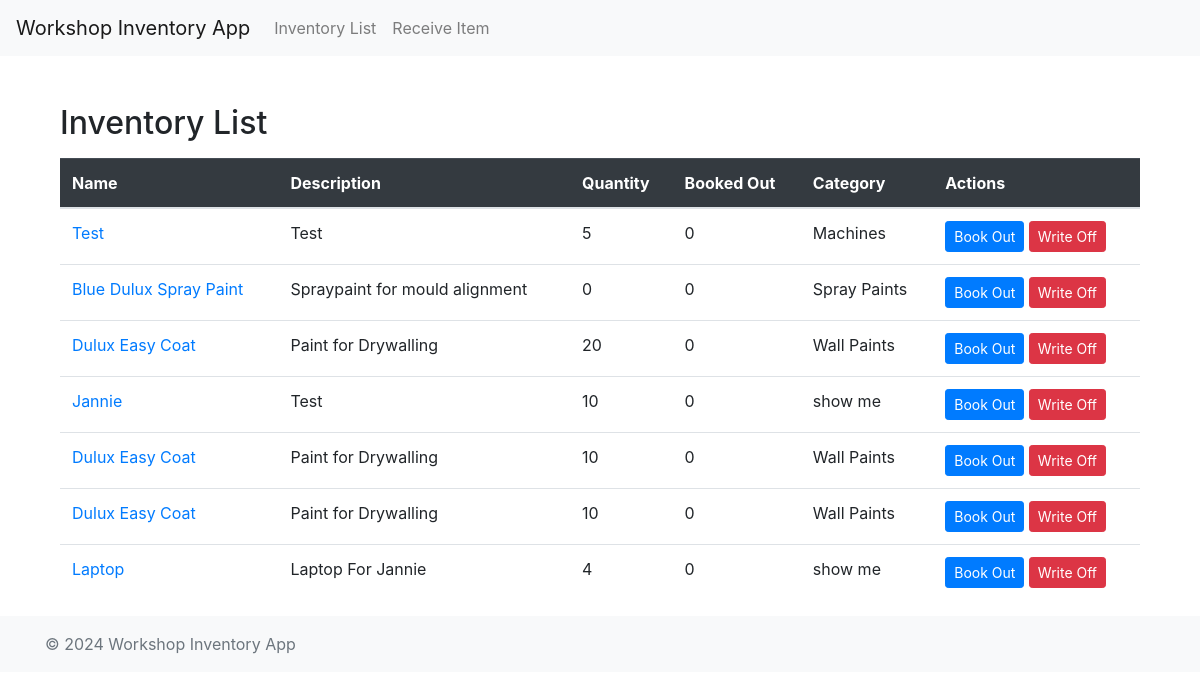
The app's page /inventory/, older data.
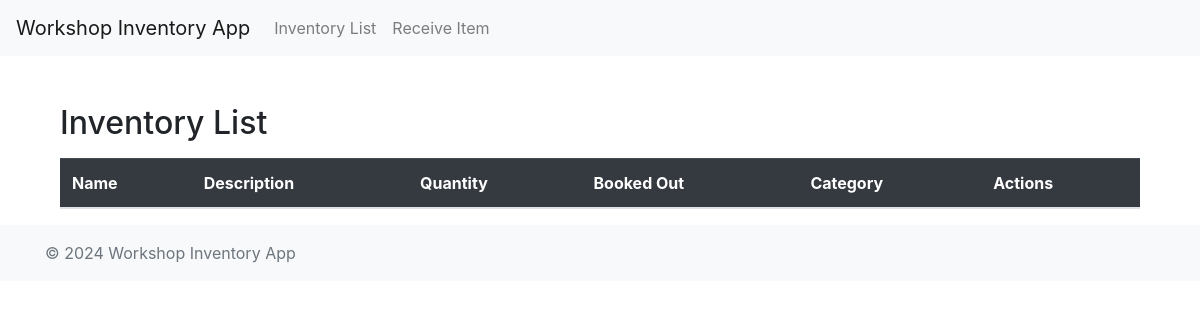
The same page, newer data.
### app/models.py (models this page shows)
class Item(db.Model):
    id = db.Column(db.Integer, primary_key=True)
    name = db.Column(db.String(128), nullable=False)
    description = db.Column(db.String(256))
    quantity = db.Column(db.Integer, default=0)
    category = db.Column(db.String(64), nullable=False)  # e.g., 'tool' or 'consumable'
    supplier_part_no = db.Column(db.String(128))  # New field
    invoice_no = db.Column(db.String(128))  # New field
    supplier_id = db.Column(db.Integer, db.ForeignKey('supplier.id'))
    supplier = db.relationship('Supplier', backref=db.backref('items', lazy=True))
    amount = db.Column(db.Numeric(precision=10, scale=2))
    booked_out = db.Column(db.Integer, default=0)  # New field to track booked out quantity
    transactions = db.relationship('Transaction', backref='item', lazy=True)
    image_filename = db.Column(db.String(256))
    bin_assignment = db.Column(db.String(128))  # New field for bin assignment
    bulk_bin_assignment = db.Column(db.String(128))

### app/routes.py (the view)
@bp.route('/')
def index():
    items = Item.query.all()
    return render_template('inventory_list.html', items=items)

### app/templates/inventory_list.html (shortened to what this page needs)
{% extends 'base.html' %}
{% block content %}
<div class="container mt-5">
    <h2 class="mb-3">Inventory List</h2>
    <div class="table-responsive">
        <table class="table table-hover">
            <thead class="table-dark">
                <tr>
                    <th>Name</th>
                    <th>Description</th>
                    <th>Quantity</th>
                    <th>Booked Out</th>
                    <th>Category</th>
                    <th>Actions</th>
                </tr>
            </thead>
            <tbody>
                {% for item in items %}
                <tr>
                    <td><a href="{{ url_for('inventory.item_details', item_id=item.id) }}">{{ item.name }}</a></td>
                    <td>{{ item.description }}</td>
                    <td>{{ item.quantity }}</td>
                    <td>{{ item.booked_out }}</td>
                    <td>{{ item.category }}</td>
                    <td>
                        <button class="btn btn-primary btn-sm book-out-btn" data-item-id="{{ item.id }}" data-toggle="modal" data-target="#bookOutModal">Book Out</button>
                        <a href="{{ url_for('inventory.write_off_item', item_id=item.id) }}" class="btn btn-danger btn-sm">Write Off</a>
                    </td>
                </tr>
                {% endfor %}
            </tbody>
        </table>
    </div>
</div>
{% endblock %}

### app/templates/base.html (shortened to what this page needs)
<!DOCTYPE html>
<html lang="en">
<head>
    <link rel="stylesheet" href="https://stackpath.bootstrapcdn.com/bootstrap/4.5.2/css/bootstrap.min.css">
    <link rel="stylesheet" href="{{ url_for('static', filename='css/main.css') }}">
</head>
<body>
    <header>
        <nav class="navbar navbar-expand-lg navbar-light bg-light">
            <a class="navbar-brand" href="{{ url_for('inventory.index') }}">Workshop Inventory App</a>
            <div class="collapse navbar-collapse" id="navbarNav">
                <ul class="navbar-nav">
                    <li class="nav-item"><a class="nav-link" href="{{ url_for('inventory.index') }}">Inventory List</a></li>
                    <li class="nav-item"><a class="nav-link" href="{{ url_for('inventory.receive_item') }}">Receive Item</a></li>
                </ul>
            </div>
        </nav>
    </header>
    <main class="container mt-4">
        {% block content %}{% endblock %}
    </main>
    <footer class="footer mt-auto py-3 bg-light">
        <div class="container">
            <span class="text-muted">© 2024 Workshop Inventory App</span>
        </div>
    </footer>
</body>
</html>

Row changes from the older to the newer data that the page shows:
removed Item: name "Test", description "Test", quantity "5", booked_out "0", category "Machines"
removed Item: name "Blue Dulux Spray Paint", description "Spraypaint for mould alignment", quantity "0", booked_out "0", category "Spray Paints"
removed Item: name "Dulux Easy Coat", description "Paint for Drywalling", quantity "20", booked_out "0", category "Wall Paints"
removed Item: name "Jannie", description "Test", quantity "10", booked_out "0", category "show me"
removed Item: name "Dulux Easy Coat", description "Paint for Drywalling", quantity "10", booked_out "0", category "Wall Paints"
removed Item: name "Dulux Easy Coat", description "Paint for Drywalling", quantity "10", booked_out "0", category "Wall Paints"
removed Item: name "Laptop", description "Laptop For Jannie", quantity "4", booked_out "0", category "show me"
